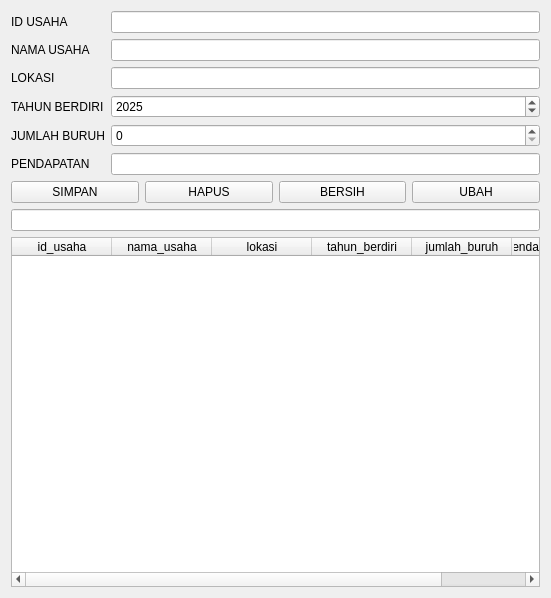
<?xml version="1.0" encoding="UTF-8"?>
<ui version="4.0">
 <class>Form</class>
 <widget class="QWidget" name="Form">
  <property name="geometry">
   <rect>
    <x>0</x>
    <y>0</y>
    <width>551</width>
    <height>598</height>
   </rect>
  </property>
  <property name="windowTitle">
   <string>Data Usaha</string>
  </property>
  <layout class="QVBoxLayout" name="verticalLayout">
   <item>
    <layout class="QFormLayout" name="formLayout">
     <item row="0" column="0">
      <widget class="QLabel" name="iDUSAHALabel">
       <property name="text">
        <string>ID USAHA</string>
       </property>
      </widget>
     </item>
     <item row="0" column="1">
      <widget class="QLineEdit" name="iDUSAHALineEdit"/>
     </item>
     <item row="1" column="0">
      <widget class="QLabel" name="nAMAUSAHALabel">
       <property name="text">
        <string>NAMA USAHA</string>
       </property>
      </widget>
     </item>
     <item row="1" column="1">
      <widget class="QLineEdit" name="nAMAUSAHALineEdit"/>
     </item>
     <item row="2" column="0">
      <widget class="QLabel" name="lOKASILabel">
       <property name="text">
        <string>LOKASI</string>
       </property>
      </widget>
     </item>
     <item row="2" column="1">
      <widget class="QLineEdit" name="lOKASILineEdit"/>
     </item>
     <item row="3" column="0">
      <widget class="QLabel" name="tAHUNBERDIRILabel">
       <property name="text">
        <string>TAHUN BERDIRI</string>
       </property>
      </widget>
     </item>
     <item row="3" column="1">
      <widget class="QSpinBox" name="tAHUNBERDIRISpinBox">
       <property name="minimum">
        <number>1900</number>
       </property>
       <property name="maximum">
        <number>2100</number>
       </property>
       <property name="value">
        <number>2025</number>
       </property>
      </widget>
     </item>
     <item row="4" column="0">
      <widget class="QLabel" name="jUMLAHBURUHLabel">
       <property name="text">
        <string>JUMLAH BURUH</string>
       </property>
      </widget>
     </item>
     <item row="4" column="1">
      <widget class="QSpinBox" name="jUMLAHBURUHSpinBox">
       <property name="maximum">
        <number>1000000</number>
       </property>
      </widget>
     </item>
     <item row="5" column="0">
      <widget class="QLabel" name="pENDAPATANLabel">
       <property name="text">
        <string>PENDAPATAN</string>
       </property>
      </widget>
     </item>
     <item row="5" column="1">
      <widget class="QLineEdit" name="pENDAPATANLineEdit"/>
     </item>
    </layout>
   </item>
   <item>
    <layout class="QHBoxLayout" name="horizontalLayoutButtons">
     <item>
      <widget class="QPushButton" name="pushButton">
       <property name="text">
        <string>SIMPAN</string>
       </property>
      </widget>
     </item>
     <item>
      <widget class="QPushButton" name="pushButton_2">
       <property name="text">
        <string>HAPUS</string>
       </property>
      </widget>
     </item>
     <item>
      <widget class="QPushButton" name="pushButton_3">
       <property name="text">
        <string>BERSIH</string>
       </property>
      </widget>
     </item>
     <item>
      <widget class="QPushButton" name="pushButton_4">
       <property name="text">
        <string>UBAH</string>
       </property>
      </widget>
     </item>
    </layout>
   </item>
   <item>
    <widget class="QLineEdit" name="EditCari"/>
   </item>
   <item>
    <widget class="QTableWidget" name="tableWidget">
     <column>
      <property name="text">
       <string>id_usaha</string>
      </property>
     </column>
     <column>
      <property name="text">
       <string>nama_usaha</string>
      </property>
     </column>
     <column>
      <property name="text">
       <string>lokasi</string>
      </property>
     </column>
     <column>
      <property name="text">
       <string>tahun_berdiri</string>
      </property>
     </column>
     <column>
      <property name="text">
       <string>jumlah_buruh</string>
      </property>
     </column>
     <column>
      <property name="text">
       <string>pendapatan_bulanan</string>
      </property>
     </column>
    </widget>
   </item>
  </layout>
 </widget>
 <resources/>
 <connections/>
</ui>
